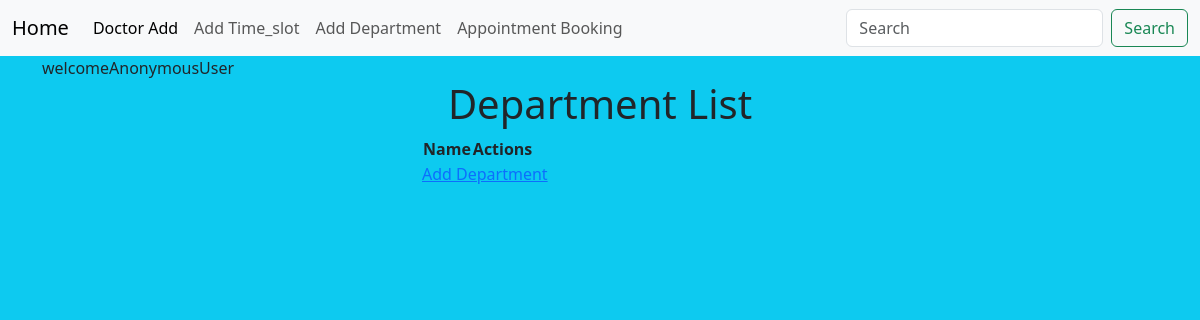
/department/list/, run on an earlier commit of the app's database.
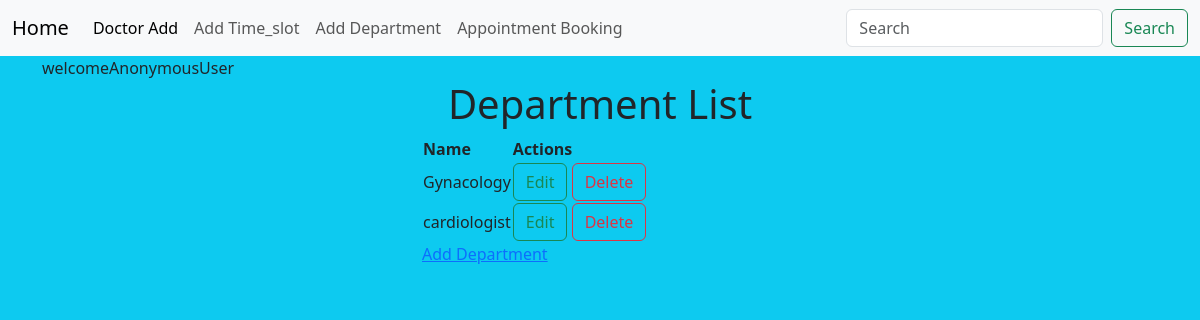
And on a later commit of the database.
### myapp/models.py (models this page shows, shortened)
class Department(models.Model):
    name = models.CharField(max_length=100, unique=True)

### myapp/views.py (the view)
# urls.py: path('department/list/',views.department_list, name='department-list'),
def department_list(request):
    departments = Department.objects.all()
    return render(request, 'department-list.html', {'departments': departments})

### myapp/templates/department-list.html (shortened to what this page needs)
{%extends 'base.html'%}
{%block body_block%}
welcome{{request.user}}
<h1 class="text-center">Department List</h1>
<div class="row">
    <div class="col-4"></div>
    <div class="col-4">
        <table>
            <thead>
                <tr>
                    <th>Name</th>
                    <th>Actions</th>
                </tr>
            </thead>
            <tbody>
                {% for department in departments %}
                <tr>
                    <td>{{ department.name }}</td>
                    <td>
                        <a href="{% url 'edit-department' department.pk %}" class="btn btn-outline-success">Edit</a>
                        <a href="{% url 'delete-department' department.pk %}" class="btn btn-outline-danger">Delete</a>
                    </td>
                </tr>
                {% endfor %}
            </tbody>
        </table>
        <a href="{%url 'add-department' %}">Add Department</a>
    </div>
    <div class="col-4"></div>
</div>
{%endblock%}

### myapp/templates/base.html (shortened to what this page needs)
<!DOCTYPE html>
<html lang="en">
<head>
    <link href="https://cdn.jsdelivr.net/npm/bootstrap@5.3.0-alpha1/dist/css/bootstrap.min.css" rel="stylesheet"
>
</head>
<body class="bg-info">
    <nav class="navbar navbar-expand-lg bg-body-tertiary">
        <div class="container-fluid">
            <a class="navbar-brand" href="{%url 'index'%}">Home</a>
            <div class="collapse navbar-collapse" id="navbarSupportedContent">
                <ul class="navbar-nav me-auto mb-2 mb-lg-0">
                    <li class="nav-item">
                        <a class="nav-link active" aria-current="page" href="{%url 'doctor-add'%}">Doctor Add</a>
                    </li>
                    <li class="nav-item">
                        <a class="nav-link" href="{%url 'addtime-slot'%}">Add Time_slot</a>
                    </li>
                    <li class="nav-item">
                        <a class="nav-link" href="{%url 'add-department'%}"> Add Department</a>
                    </li>
                    <li class="nav-item">
                        <a class="nav-link" href="{%url 'create_appointment'%}">Appointment Booking</a>
                    </li>
                </ul>
                <form class="d-flex" role="search">
                    <input class="form-control me-2" type="search" placeholder="Search" aria-label="Search">
                    <button class="btn btn-outline-success" type="submit">Search</button>
                </form>
            </div>
        </div>
    </nav>
    <div class="container">
        {%block body_block%}
        {%endblock%}
    </div>
</body>
</html>

What changed in the data, as far as the page shows it:
added Department: name "Gynacology"
added Department: name "cardiologist"
